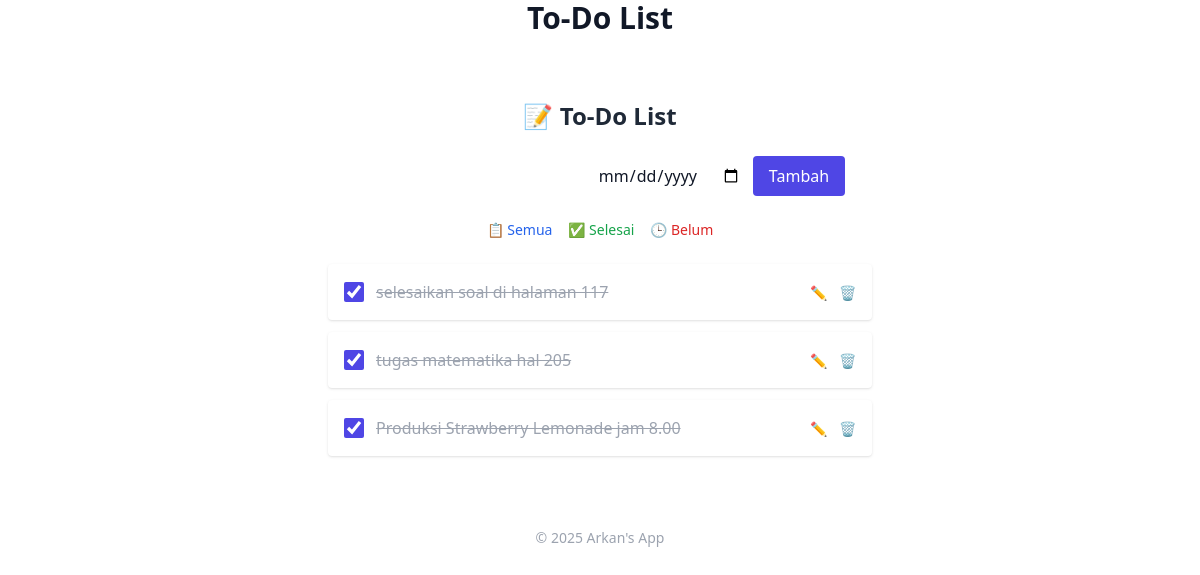
/filter/selesai/, run on an earlier commit of the app's database.
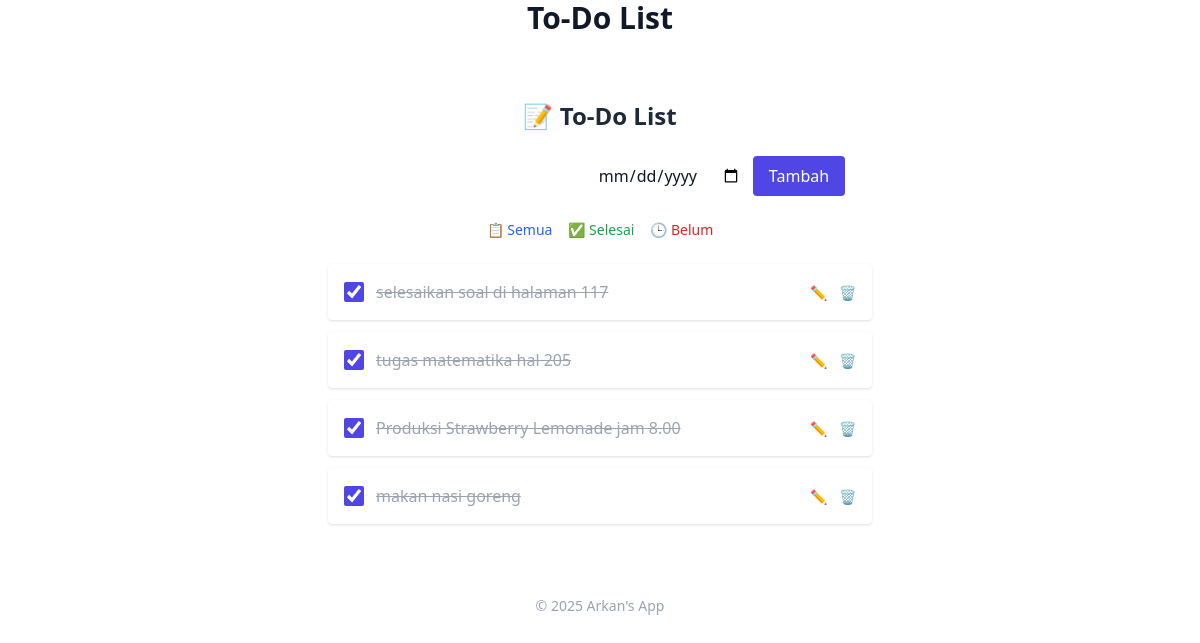
And on a later commit of the database.
### todolist/models.py (models this page shows, shortened)
class Task(models.Model):
    title = models.CharField(max_length=100)
    completed = models.BooleanField(default=False)
    deadline = models.DateField(null=True, blank=True)  # ⏰ Tambahan field deadline

### todolist/views.py (the view)
# urls.py: path('filter/<str:status>/', views.task_filter, name='task_filter'),
def task_filter(request, status):
    if status == 'selesai':
        tasks = Task.objects.filter(completed=True)
    elif status == 'belum':
        tasks = Task.objects.filter(completed=False)
    else:
        tasks = Task.objects.all()
    form = TaskForm()
    return render(request, 'todolist/task_list.html', {'tasks': tasks, 'form': form})

### todolist/forms.py
class TaskForm(forms.ModelForm):
    class Meta:
        model = Task
        fields = ['title', 'deadline']  # ⏰ Tambahkan deadline ke form
        widgets = {
            'deadline': forms.DateInput(attrs={'type': 'date'}),
        }

### templates/todolist/task_list.html (shortened to what this page needs)
{% extends 'todolist/base.html' %}
{% block content %}
<div class="max-w-xl mx-auto px-4 py-8 space-y-6">
  <h1 class="text-2xl font-bold text-center text-gray-800 dark:text-white">📝 To-Do List</h1>
  <form method="post" class="flex flex-col sm:flex-row gap-3 items-center justify-center">
    {{ form.title }}
    {{ form.deadline }}
    <button type="submit" class="bg-indigo-600 hover:bg-indigo-700 text-white px-4 py-2 rounded">Tambah</button>
  </form>
  <div class="flex justify-center gap-4 text-sm font-medium">
    <a href="{% url 'task_list' %}" class="text-blue-600 hover:underline">📋 Semua</a>
    <a href="{% url 'task_filter' 'selesai' %}" class="text-green-600 hover:underline">✅ Selesai</a>
    <a href="{% url 'task_filter' 'belum' %}" class="text-red-600 hover:underline">🕒 Belum</a>
  </div>
  <ul class="space-y-3">
    {% for task in tasks %}
      <li class="bg-white dark:bg-gray-800 p-4 rounded shadow flex items-center justify-between">
        <form method="post" action="{% url 'toggle_task' task.id %}" class="flex items-center gap-3">
          <input type="checkbox" onchange="this.form.submit()" {% if task.completed %}checked{% endif %} class="w-5 h-5 accent-indigo-600">
          <span class="{% if task.completed %}line-through text-gray-400{% else %}text-gray-800 dark:text-gray-200{% endif %}">
            {{ task.title }}
          </span>
        </form>
        <div class="space-x-2">
          <a href="{% url 'edit_task' task.id %}" class="text-blue-500 hover:underline text-sm">✏️</a>
          <a href="{% url 'delete_task' task.id %}" onclick="return confirm('Mang ea pen di hapus?')" class="text-red-500 hover:underline text-sm">🗑️</a>
        </div>
      </li>
    {% empty %}
      <li class="text-center text-gray-500 dark:text-gray-400">Tidak ada tugas</li>
    {% endfor %}
  </ul>
</div>
{% endblock %}

What changed in the data, as far as the page shows it:
now on this page (row edited): Task: completed "☑", title "makan nasi goreng"
